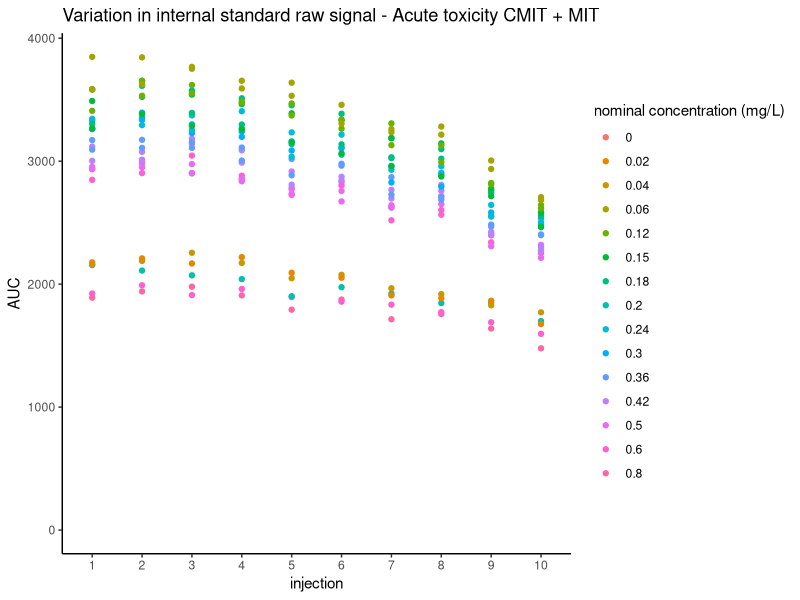
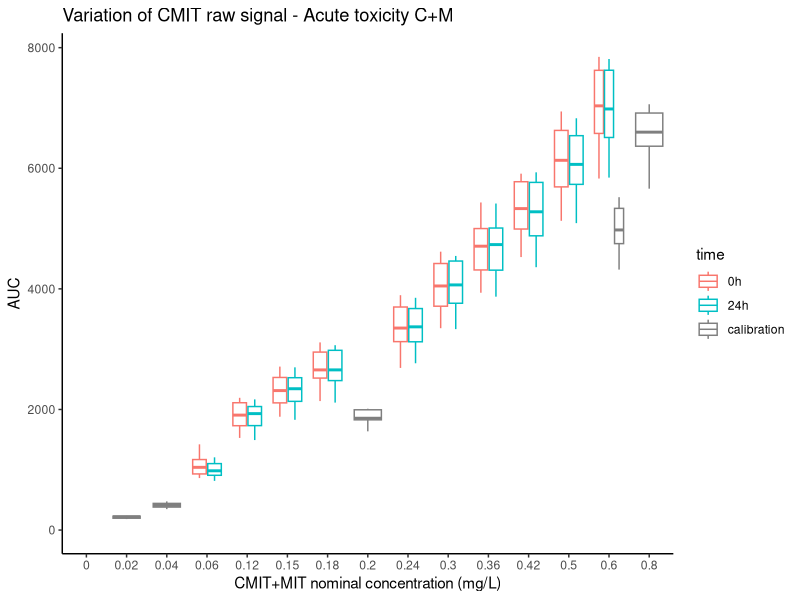
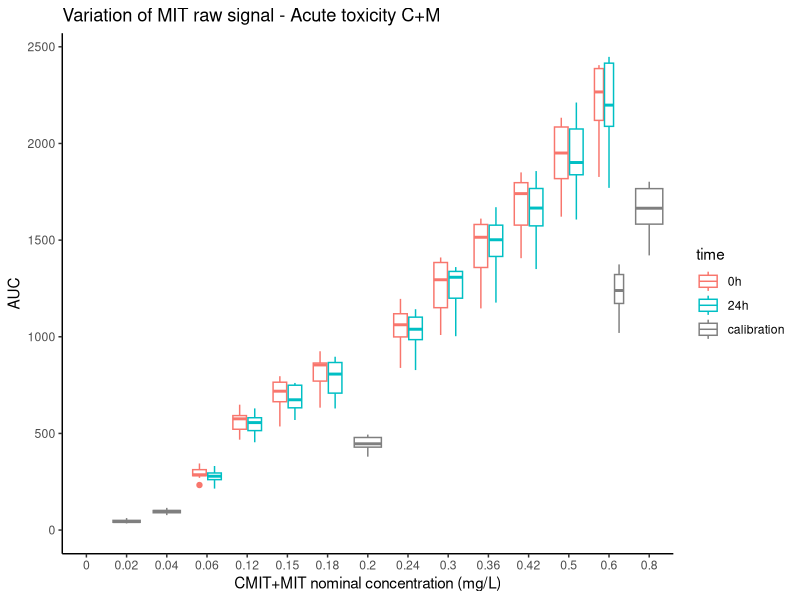
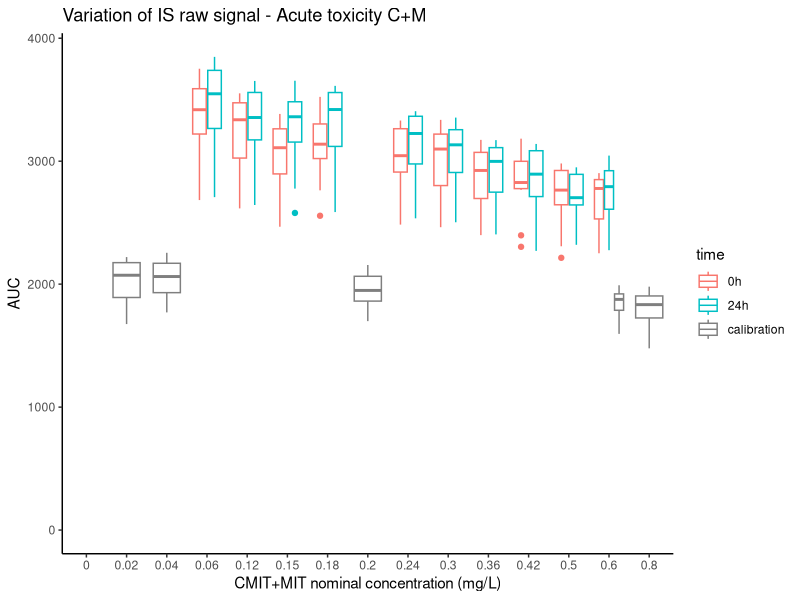
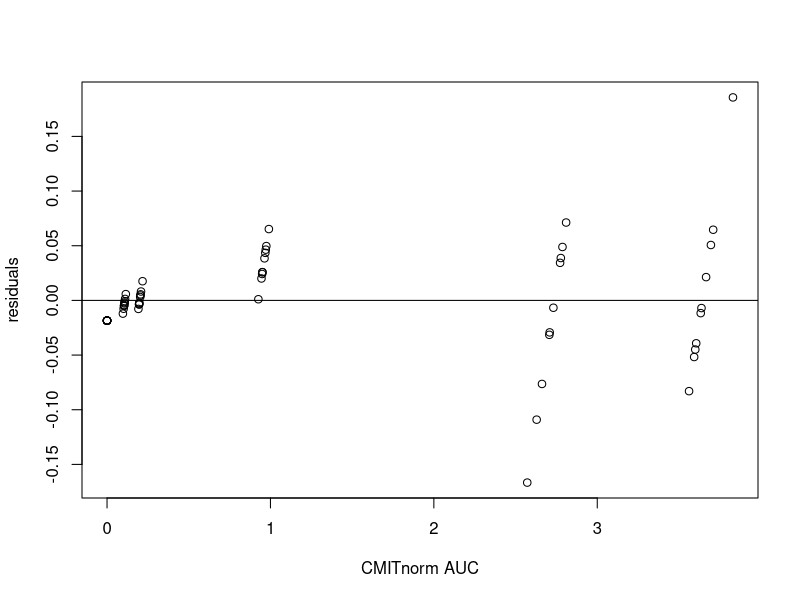
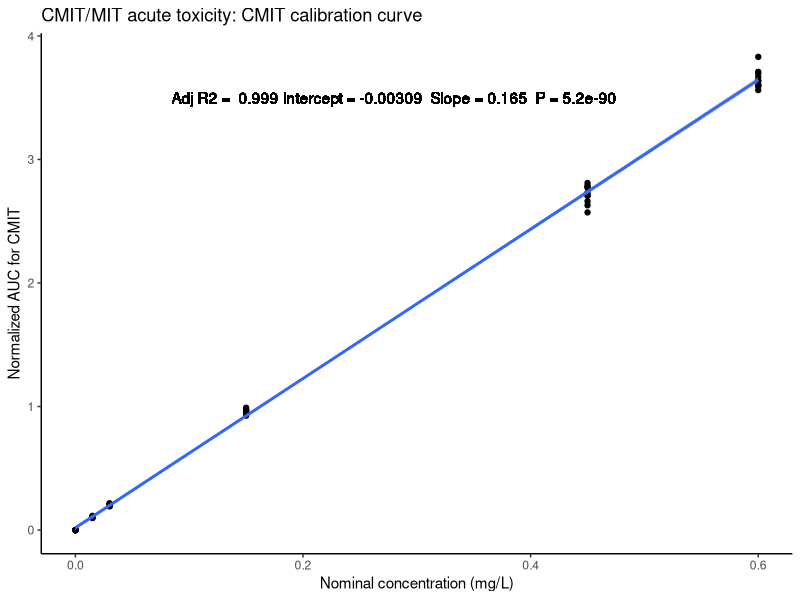
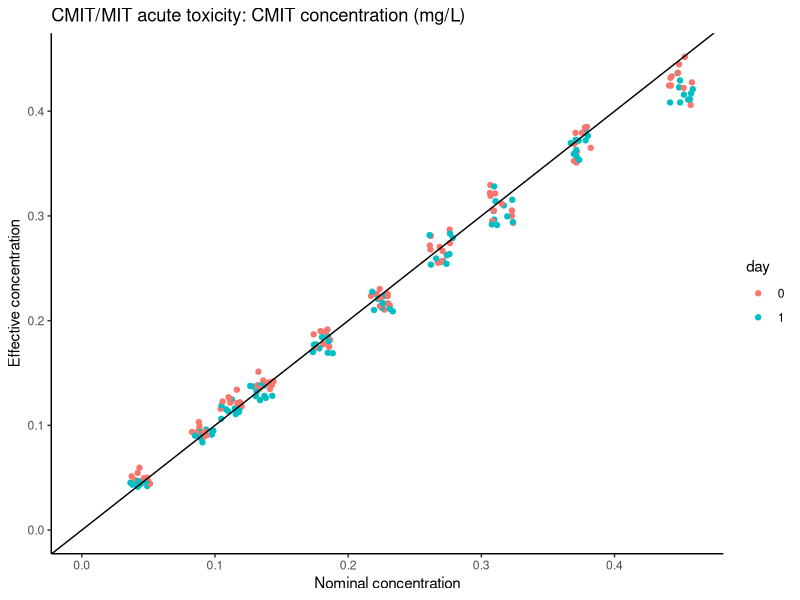
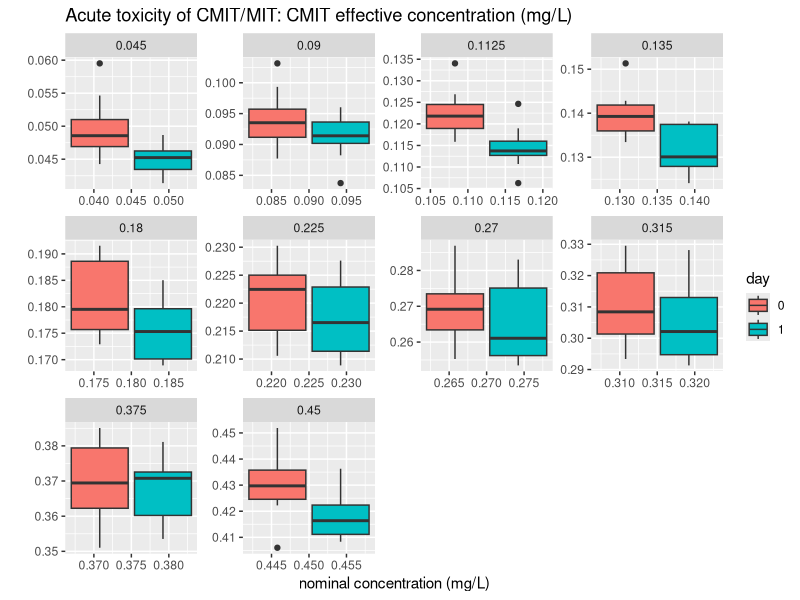

The R source for these figures, in order:
# 
# Code and data for the UPLC-MSMS SRM analysis in *(ref paper)
# https://github.com/mwagnerdeyries/Daphnia-CmitMit-ATox
# author : Margot Wagner Deyries ma.ju.wagner@gmail.com
rm(list=ls())
# 
################################################################################
# Packages
################################################################################

library(ggplot2)
library(dplyr)
library(lmtest)
library(sandwich)

################################################################################
# Reading data and data prep
################################################################################

data <- read.csv2("dosages_sept21.csv", sep=";")

# Normalize Area Under the Curve data (AUC) for each molecule with Internal Standard (IS) AUC
data$MIT_norm <- as.numeric(data$MIT)/as.numeric(data$SI)
data$MIT_norm[which(!is.finite(data$MIT_norm))] <- 0
data$CMIT_norm <- as.numeric(data$CMIT)/as.numeric(data$SI)
data$CMIT_norm[which(!is.finite(data$CMIT_norm))] <- 0
data$CaM_norm <- data$CMIT_norm + data$MIT_norm # Cumulative CMIT and MIT area
data$CMIT_conc_nom <- as.numeric(data$CMIT_conc_nom)
data$MIT_conc_nom <- as.numeric(data$MIT_conc_nom)
data$CMITMIT_conc_nom <- as.numeric(data$CMITMIT_conc_nom)


################################################################################
# CMIT+MIT experiments
################################################################################

# subdata 1: CMIT MIT (D3-MIT concentration = 0.2 mg/L)
#data_SI1 <- subset(data, SI_conc_theo==0.2)
#with controls
data_SI1 <- rbind(subset(data, SI_conc_theo==0.2),
                  subset(data, type=="control"))

# Visualization of the raw IS (internal standard) signal stability ----
ggplot(data_SI1, aes(x=as.factor(replicate), y=as.numeric(SI), color=as.factor(CMITMIT_conc_nom)))+
  expand_limits(y = 0)+
  geom_point()+
  labs(title="Variation in internal standard raw signal - Acute toxicity CMIT + MIT", y="AUC", 
       x="injection", color="nominal concentration (mg/L)")+
  theme_classic()
# The signal decreases with the number of injection
# Visualization of CMIT, MIT and IS raw signals ----
ggplot(data_SI1, aes(x=as.factor(CMITMIT_conc_nom), y=as.numeric(CMIT), 
                     color=as.factor(time)))+
  expand_limits(y = 0)+
  geom_boxplot()+
  labs(title="Variation of CMIT raw signal - Acute toxicity C+M", y="AUC", 
       x="CMIT+MIT nominal concentration (mg/L)", color="time")+
  scale_color_discrete(limits=c("0", "1", factor(NA)),labels = c("0h", "24h", "calibration"))+
  theme_classic()
ggplot(data_SI1, aes(x=as.factor(CMITMIT_conc_nom), y=as.numeric(MIT), 
                     color=as.factor(time)))+
  expand_limits(y = 0)+
  geom_boxplot()+
  labs(title="Variation of MIT raw signal - Acute toxicity C+M", y="AUC", 
       x="CMIT+MIT nominal concentration (mg/L)", color="time")+
  scale_color_discrete(limits=c("0", "1", factor(NA)),labels = c("0h", "24h", "calibration"))+
  theme_classic()
ggplot(data_SI1, aes(x=as.factor(CMITMIT_conc_nom), y=as.numeric(SI), 
                     color=as.factor(time)))+
  expand_limits(y = 0)+
  geom_boxplot()+
  labs(title="Variation of IS raw signal - Acute toxicity C+M", y="AUC", 
       x="CMIT+MIT nominal concentration (mg/L)", color="time")+
  scale_color_discrete(limits=c("0", "1", factor(NA)),labels = c("0h", "24h", "calibration"))+
  theme_classic()

# Prediction of concentrations from calibration curve ----
# separate range data for calibration curve
range_TAcm_CMIT <- rbind(data_SI1[which(data_SI1$type=="range"),],
                          data_SI1[which(data_SI1$type=="control"),])
#
#... CMIT ----
## Linear regression ----
lm_GCM_CMIT <- lm( CMIT_norm ~ CMIT_conc_nom, data = range_TAcm_CMIT)
# Check the residuals
resGCM_CMIT <- resid(lm_GCM_CMIT)
# homoscedasticity ?
plot(range_TAcm_CMIT$CMIT_norm, resGCM_CMIT,
     ylab="residuals", xlab="CMITnorm AUC")
abline(0,0)
bptest(lm_GCM_CMIT) #Breusch-Pagan test confirm heteroscedasticity
#
# # Regression With Robust Standard Errors (https://rpubs.com/cyobero/187387) 
# ct_CM_cmit <- coeftest(lm_GCM_CMIT, vcov = vcovHC(lm_GCM_CMIT, "HC1"))   # HC1 gives the White standard errors
# ct_CM_cmit[,2] #Robust standard errors
# #
# Generalized Least Squares With Unknown Form of Variance
lm_GCM_CMIT.ols <- lm(CMIT_conc_nom ~ CMIT_norm, data = range_TAcm_CMIT)
range_TAcm_CMIT$resi.CMIT <- lm_GCM_CMIT.ols$residuals
varfunc.GCM.CMIT.ols <- lm(log(resi.CMIT^2) ~ log(CMIT_norm), 
                           data = subset(range_TAcm_CMIT,type=="range")) #subset as log(0) is impossible
#c(summary(varfunc.GCM.CMIT.ols)$coef[1], summary(varfunc.GCM.CMIT.ols)$coef[2]) #least squares estimate for the variance function
# Weighted regression :
# transform the observations in such a way that the transformed model has a constant error variance
range_TAcm_CMIT$varfunc.cmit <- c(exp(varfunc.GCM.CMIT.ols$fitted.values),rep(1,10))
lm_GCM_CMIT.gls <- lm(CMIT_conc_nom ~ CMIT_norm , weights = 1/sqrt(varfunc.cmit) , data = range_TAcm_CMIT)
#summary(lm_GCM_CMIT.gls)
#hist(lm_GCM_CMIT.gls$residuals)
#plot(lm_GCM_CMIT.gls,2)
#plot(lm_GCM_CMIT.gls,3)
#
ggplot(range_TAcm_CMIT, aes(x=CMIT_conc_nom, y=CMIT_norm))+
  expand_limits(y = 0)+
  geom_point()+
  geom_smooth(method='lm')+
  geom_text(x = 0.28, y = 3.5, label = paste("Adj R2 = ",signif(summary(lm_GCM_CMIT.gls)$adj.r.squared, 3),
                                             "Intercept =",signif(summary(lm_GCM_CMIT.gls)$coef[[1]], 3) ,
                                             " Slope =",signif(summary(lm_GCM_CMIT.gls)$coef[[2]], 3),
                                             " P =",signif(summary(lm_GCM_CMIT.gls)$coef[2,4],3)))+
  labs(title="CMIT/MIT acute toxicity: CMIT calibration curve", y="Normalized AUC for CMIT", x="Nominal concentration (mg/L)")+
  theme_classic()
#
## Predictions ----
pred_cm_CMIT <- predict(lm_GCM_CMIT.gls, data.frame(CMIT_norm = data_SI1$CMIT_norm))
data_SI1$pred_CMIT <- pred_cm_CMIT
data_ToxA_CMIT <- data_SI1[which(data_SI1$type=="acute"),]
# #view : Area Under Curve normalized by Intern Standard vs nominal concentration
# ggplot(data_ToxA_CMIT, aes(x=as.factor(CMIT_conc_nom), y=as.numeric(CMIT_norm),
#                            fill=as.factor(time)))+
#   geom_boxplot()+
#   labs(title="Acute toxicity of CMIT/MIT, CMIT normalized AUC", y="", x="nominal concentration",
#        fill="day")+
#   theme_classic()
#view : predicted concentration vs nominal concentration
ggplot(data_ToxA_CMIT, aes(x=as.numeric(CMIT_conc_nom), y=pred_CMIT,
                           group=CMIT_conc_nom, col=as.factor(time)))+
  geom_jitter()+
  labs(title="CMIT/MIT acute toxicity: CMIT concentration (mg/L)", y="Effective concentration", 
       x="Nominal concentration", col="day")+
  theme_classic()+
  expand_limits(x = 0, y = 0)+
  geom_abline(slope = 1)
#view : comparison of 0 vs. 1 day
ggplot(data_ToxA_CMIT, aes(x=CMIT_conc_nom, y=pred_CMIT,
                           fill=as.factor(time))) + 
  geom_boxplot() +
  facet_wrap(~CMIT_conc_nom, scale="free")+
  labs(title="Acute toxicity of CMIT/MIT: CMIT effective concentration (mg/L)", y="",
       x="nominal concentration (mg/L)", fill="day")
#
## Concentration stability over 24h ? ----
# Test day 0 vs. day 1 
#
# qplot(sample = pred_CMIT, data = data_ToxA_CMIT,
#       shape=as.factor(time))
# hist(data_ToxA_CMIT$pred_CMIT[which(data_ToxA_CMIT$time==0)])
# mean(data_ToxA_CMIT$pred_CMIT)
# var(data_ToxA_CMIT$pred_CMIT)
glm.time.cmit <- glm(pred_CMIT ~ CMIT_conc_nom * as.factor(time), 
                data = data_ToxA_CMIT, family = Gamma(link = identity))
# plot(glm.time.cmit,2)
# shapiro.test(residuals(glm.time.cmit))
# plot(glm.time.cmit,3)
# hist(glm.time.cmit$residuals)
# plot(data_ToxA_CMIT$pred_CMIT, glm.time.cmit$residuals,
#      ylab="residuals", xlab="CMIT conc predictions")
# abline(0,0)
summary(glm.time.cmit)


#... MIT ----
## Linear regression ----
lm_GCM_MIT <- lm( MIT_norm ~ MIT_conc_nom, data = range_TAcm_CMIT)
# Check the residuals
resGCM_MIT <- resid(lm_GCM_MIT)
# homoscedasticity ?
plot(range_TAcm_CMIT$MIT_norm, resGCM_MIT,
     ylab="residuals", xlab="MITnorm AUC")
abline(0,0)
bptest(lm_GCM_MIT) #Breusch-Pagan test confirm heteroscedasticity
#
# # Regression With Robust Standard Errors (https://rpubs.com/cyobero/187387) 
# ct_CM_mit <- coeftest(lm_GCM_MIT, vcov = vcovHC(lm_GCM_MIT, "HC1"))   # HC1 gives the White standard errors
# ct_CM_mit[,2] #Robust standard errors
# #
# Generalized Least Squares With Unknown Form of Variance
lm_GCM_MIT.ols <- lm(MIT_conc_nom ~ MIT_norm, data = range_TAcm_CMIT)
range_TAcm_CMIT$resi.MIT <- lm_GCM_MIT.ols$residuals
varfunc.GCM.MIT.ols <- lm(log(resi.MIT^2) ~ log(MIT_norm), 
                           data = subset(range_TAcm_CMIT,type=="range")) #subset as log(0) is impossible
#c(summary(varfunc.GCM.MIT.ols)$coef[1], summary(varfunc.GCM.MIT.ols)$coef[2]) #least squares estimate for the variance function
# Weighted regression :
# transform the observations in such a way that the transformed model has a constant error variance
range_TAcm_CMIT$varfunc.mit <- c(exp(varfunc.GCM.MIT.ols$fitted.values),rep(1,10))
lm_GCM_MIT.gls <- lm(MIT_conc_nom ~ MIT_norm , weights = 1/sqrt(varfunc.mit) , data = range_TAcm_CMIT)
#summary(lm_GCM_MIT.gls)
#hist(lm_GCM_MIT.gls$residuals)
#plot(lm_GCM_MIT.gls,2)
#plot(lm_GCM_MIT.gls,3)
#

ggplot(range_TAcm_CMIT, aes(x=MIT_conc_nom, y=MIT_norm))+
  expand_limits(y = 0)+
  geom_point()+
  geom_smooth(method='lm')+
  geom_text(x = 0.07, y = 0.8, label = paste("Adj R2 = ",signif(summary(lm_GCM_MIT.gls)$adj.r.squared, 3),
                                             "Intercept =",signif(summary(lm_GCM_MIT.gls)$coef[[1]], 3) ,
                                             " Slope =",signif(summary(lm_GCM_MIT.gls)$coef[[2]], 3),
                                             " P =",signif(summary(lm_GCM_MIT.gls)$coef[2,4],3)))+
  labs(title="CMIT/MIT acute toxicity: MIT calibration curve", y="normalized AUC for MIT", x="nominal concentration (mg/L)")+
  theme_classic()
#
## Predictions ----
pred_cm_MIT <- predict(lm_GCM_MIT.gls, data.frame(MIT_norm = data_SI1$MIT_norm))
data_SI1$pred_MIT <- pred_cm_MIT
data_ToxA_MIT <- data_SI1[which(data_SI1$type=="acute"),]
# #view : Area Under Curve normalized by Intern Standard vs nominal concentration
# ggplot(data_ToxA_MIT, aes(x=as.factor(MIT_conc_nom), y=MIT_norm,
#                            fill=as.factor(time)))+
#   geom_boxplot()+
#   labs(title="Acute toxicity of CMIT/MIT, MIT normalized AUC", y="", x="nominal concentration",
#        fill="day")+
#   theme_classic()
#view : predicted concentration vs nominal concentration
ggplot(data_ToxA_MIT, aes(x=MIT_conc_nom, y=pred_MIT,
                           group=MIT_conc_nom, col=as.factor(time)))+
  geom_jitter()+
  labs(title="CMIT/MIT acute toxicity: MIT concentration (mg/L)", y="Effective concentration", 
       x="Nominal concentration", col="day")+
  theme_classic()+
  expand_limits(x = 0, y = 0)+
  geom_abline(slope = 1)
#view : comparison of 0 vs. 1 day
ggplot(data_ToxA_MIT, aes(x=MIT_conc_nom, y=pred_MIT,
                           fill=as.factor(time))) + 
  geom_boxplot() +
  facet_wrap(~MIT_conc_nom, scale="free")+
  labs(title="Acute toxicity of CMIT/MIT: MIT effective concentration (mg/L)", y="",
       x="nominal concentration (mg/L)", fill="day")
#
## Concentration stability over 24h ? ----
# Test day 0 vs. day 1 
#
# qplot(sample = pred_MIT, data = data_ToxA_MIT,
#       shape=as.factor(time))
# hist(data_ToxA_MIT$pred_MIT[which(data_ToxA_MIT$time==0)])
# mean(data_ToxA_MIT$pred_MIT)
# var(data_ToxA_MIT$pred_MIT)
glm.time.mit <- glm(pred_MIT ~ MIT_conc_nom * as.factor(time), 
                     data = data_ToxA_MIT, family = Gamma(link = identity))
# plot(glm.time.mit,2)
# shapiro.test(residuals(glm.time.mit))
# plot(glm.time.mit,3)
# hist(glm.time.mit$residuals)
# plot(data_ToxA_MIT$pred_MIT, glm.time.mit$residuals,
#      ylab="residuals", xlab="MIT conc predictions")
# abline(0,0)
summary(glm.time.mit)
#
#... CMIT+MIT ----
## Linear regression ----
lm_GCM <- lm( CaM_norm ~ CMITMIT_conc_nom, data = range_TAcm_CMIT)
# Check the residuals
resGCM <- resid(lm_GCM)
# homoscedasticity ?
plot(range_TAcm_CMIT$CaM_norm, resGCM,
     ylab="residuals", xlab="CMITMITnorm AUC")
abline(0,0)
bptest(lm_GCM) #Breusch-Pagan test confirm heteroscedasticity
#
# # Regression With Robust Standard Errors (https://rpubs.com/cyobero/187387) 
# ct_CM <- coeftest(lm_GCM, vcov = vcovHC(lm_GCM, "HC1"))   # HC1 gives the White standard errors
# ct_CM[,2] #Robust standard errors
# #
# Generalized Least Squares With Unknown Form of Variance
lm_GCM.ols <- lm(CMITMIT_conc_nom ~ CaM_norm, data = range_TAcm_CMIT)
range_TAcm_CMIT$resi <- lm_GCM.ols$residuals
varfunc.GCM.ols <- lm(log(resi^2) ~ log(CaM_norm), 
                          data = subset(range_TAcm_CMIT,type=="range")) #subset as log(0) is impossible
#c(summary(varfunc.GCM.ols)$coef[1], summary(varfunc.GCM.ols)$coef[2]) #least squares estimate for the variance function
# Weighted regression :
# transform the observations in such a way that the transformed model has a constant error variance
range_TAcm_CMIT$varfunc <- c(exp(varfunc.GCM.ols$fitted.values),rep(1,10))
lm_GCM.gls <- lm(CMITMIT_conc_nom ~ CaM_norm , weights = 1/sqrt(varfunc) , data = range_TAcm_CMIT)
#summary(lm_GCM.gls)
#hist(lm_GCM.gls$residuals)
#plot(lm_GCM.gls,2)
#plot(lm_GCM.gls,3)
#
ggplot(range_TAcm_CMIT, aes(x=CMITMIT_conc_nom, y=CaM_norm))+
  expand_limits(y = 0)+
  geom_point()+
  geom_smooth(method='lm')+
  geom_text(x = 0.30, y = 4.5, label = paste("Adj R2 = ",signif(summary(lm_GCM.gls)$adj.r.squared, 3),
                                             "Intercept =",signif(summary(lm_GCM.gls)$coef[[1]], 3) ,
                                             " Slope =",signif(summary(lm_GCM.gls)$coef[[2]], 3),
                                             " P =",signif(summary(lm_GCM.gls)$coef[2,4],3)))+
  labs(title="CMIT/MIT acute toxicity: CMIT + MIT calibration curve", y="normalized AUC", x="nominal concentration (mg/L)")+
  theme_classic()
#
## Predictions ----
pred_cm <- predict(lm_GCM.gls, data.frame(CaM_norm = data_SI1$CaM_norm))
data_SI1$pred_cm <- pred_cm
data_ToxA_cm <- data_SI1[which(data_SI1$type=="acute"),]
# #view : Area Under Curve normalized by Intern Standard vs nominal concentration
# ggplot(data_ToxA_cm, aes(x=as.factor(CMITMIT_conc_nom), y=CaM_norm,
#                            fill=as.factor(time)))+
#   geom_boxplot()+
#   labs(title="Acute toxicity of CMIT/MIT, CMIT + MIT normalized AUC", y="", x="nominal concentration",
#        fill="day")+
#   theme_classic()
#view : predicted concentration vs nominal concentration
ggplot(data_ToxA_cm, aes(x=CMITMIT_conc_nom, y=pred_cm,
                          group=CMITMIT_conc_nom, col=as.factor(time)))+
  geom_jitter()+
  labs(title="CMIT/MIT acute toxicity: CMIT + MIT concentration (mg/L)", y="Effective concentration", 
       x="Nominal concentration", col="day")+
  theme_classic()+
  expand_limits(x = 0, y = 0)+
  geom_abline(slope = 1)
#view : comparison of 0 vs. 1 day
ggplot(data_ToxA_cm, aes(x=CMITMIT_conc_nom, y=pred_cm,
                          fill=as.factor(time))) + 
  geom_boxplot() +
  facet_wrap(~CMITMIT_conc_nom, scale="free")+
  labs(title="Acute toxicity of CMIT/MIT: CMIT + MIT effective concentration (mg/L)", y="",
       x="nominal concentration (mg/L)", fill="day")
#
## Concentration stability over 24h ? ----
# Test day 0 vs. day 1 
#
# qplot(sample = pred_cm, data = data_ToxA_cm,
#       shape=as.factor(time))
# hist(data_ToxA_cm$pred_cm[which(data_ToxA_cm$time==0)])
# mean(data_ToxA_cm$pred_cm)
# var(data_ToxA_cm$pred_cm)
glm.time.cm <- glm(pred_cm ~ CMITMIT_conc_nom * time, 
                    data = data_ToxA_cm, family = Gamma(link = identity))
# plot(glm.time.cm,2)
# shapiro.test(residuals(glm.time.cm))
# plot(glm.time.cm,3)
# hist(glm.time.cm$residuals)
# plot(data_ToxA_cm$pred_cm, glm.time.cm$residuals,
#      ylab="residuals", xlab="CMIT+MIT conc predictions")
# abline(0,0)
summary(glm.time.cm) 

## Measures and degradation over 24h ----
# significant differences between day 0 and 1
# but is it >20% ?
# cmit + mit
med_all_CM <- aggregate(data_ToxA_cm$pred_cm, list(data_ToxA_cm$CMITMIT_conc_nom), median)
sd_all_CM <- cbind(med_all_CM, aggregate(data_ToxA_cm$pred_cm, list(data_ToxA_cm$CMITMIT_conc_nom), sd)[,2])
med_j0_CM <- aggregate(subset(data_ToxA_cm, time==0)$pred_cm, list(subset(data_ToxA_cm, time==0)$CMITMIT_conc_nom), median)
sd_j0_CM <- cbind(med_j0_CM, aggregate(subset(data_ToxA_cm, time==0)$pred_cm, list(subset(data_ToxA_cm, time==0)$CMITMIT_conc_nom), sd)[,2])
med_j1_CM <- aggregate(subset(data_ToxA_cm, time==1)$pred_cm, list(subset(data_ToxA_cm, time==0)$CMITMIT_conc_nom), median)
sd_j1_CM <- cbind(med_j1_CM, aggregate(subset(data_ToxA_cm, time==1)$pred_cm, list(subset(data_ToxA_cm, time==0)$CMITMIT_conc_nom), sd)[,2])
# cmit
med_all_C <- aggregate(data_ToxA_cm$pred_CMIT, list(data_ToxA_cm$CMIT_conc_nom), median)
sd_all_C <- cbind(med_all_C, aggregate(data_ToxA_cm$pred_CMIT, list(data_ToxA_cm$CMIT_conc_nom), sd)[,2])
med_j0_C <- aggregate(subset(data_ToxA_cm, time==0)$pred_CMIT, list(subset(data_ToxA_cm, time==0)$CMIT_conc_nom), median)
sd_j0_C <- cbind(med_j0_C, aggregate(subset(data_ToxA_cm, time==0)$pred_CMIT, list(subset(data_ToxA_cm, time==0)$CMIT_conc_nom), sd)[,2])
med_j1_C <- aggregate(subset(data_ToxA_cm, time==1)$pred_CMIT, list(subset(data_ToxA_cm, time==0)$CMIT_conc_nom), median)
sd_j1_C <- cbind(med_j1_C, aggregate(subset(data_ToxA_cm, time==1)$pred_CMIT, list(subset(data_ToxA_cm, time==0)$CMIT_conc_nom), sd)[,2])
# mit
med_all_M <- aggregate(data_ToxA_cm$pred_MIT, list(data_ToxA_cm$MIT_conc_nom), median)
sd_all_M <- cbind(med_all_M, aggregate(data_ToxA_cm$pred_MIT, list(data_ToxA_cm$MIT_conc_nom), sd)[,2])
med_j0_M <- aggregate(subset(data_ToxA_cm, time==0)$pred_MIT, list(subset(data_ToxA_cm, time==0)$MIT_conc_nom), median)
sd_j0_M <- cbind(med_j0_M, aggregate(subset(data_ToxA_cm, time==0)$pred_MIT, list(subset(data_ToxA_cm, time==0)$MIT_conc_nom), sd)[,2])
med_j1_M <- aggregate(subset(data_ToxA_cm, time==1)$pred_MIT, list(subset(data_ToxA_cm, time==0)$MIT_conc_nom), median)
sd_j1_M <- cbind(med_j1_M, aggregate(subset(data_ToxA_cm, time==1)$pred_MIT, list(subset(data_ToxA_cm, time==0)$MIT_conc_nom), sd)[,2])

tablecm <- cbind(sd_all_CM, sd_j0_CM[,c(2,3)], sd_j1_CM[,c(2,3)],
                 sd_all_C, sd_j0_C[,c(2,3)], sd_j1_C[,c(2,3)],
                 sd_all_M, sd_j0_M[,c(2,3)], sd_j1_M[,c(2,3)])
names(tablecm) <- c("nominative CM", "median effective CM","sd tot CM", 
                    "median day 0 CM", "sd 0 CM",
                    "median day 1 CM", "sd 1 CM",
                    "nominative C", "median effective C","sd tot C", 
                    "median day 0 C", "sd 0 C",
                    "median day 1 C", "sd 1 C",
                    "nominative M", "median effective M","sd tot M", 
                    "median day 0 M", "sd 0 M",
                    "median day 1 M", "sd 1 M")
tablecm <- tablecm %>% mutate_if(is.numeric, round, digits=3)
tablecm$CM_decrease <- 100*((tablecm$`median day 0 CM` - tablecm$`median day 1 CM`)/tablecm$`median day 0 CM`)
tablecm$C_decrease <- 100*((tablecm$`median day 0 C` - tablecm$`median day 1 C`)/tablecm$`median day 0 C`)
tablecm$M_decrease <- 100*((tablecm$`median day 0 M` - tablecm$`median day 1 M`)/tablecm$`median day 0 M`)
# validated <20%

################################################################################
# MIT experiments
################################################################################

# subdata 2: MIT (D3-MIT concentration = 1.5 mg/L)
data_SI2 <- rbind(subset(data, SI_conc_theo==1.5), subset(data, type=="control"))

# Visualization of the raw SI (internal standard) signal stability ----
ggplot(data_SI2, aes(x=as.factor(replicate), y=as.numeric(SI),color=as.factor(MIT_conc_nom)))+
  expand_limits(y = 0)+
  geom_point()+
  labs(title="Variation in internal standard - Acute toxicity MIT", y="AUC", 
       x="injection")+
  theme_classic()
# The signal decreases with the number of injection
# Visualization of MIT and SI raw signals ----
ggplot(data_SI2, aes(x=as.factor(MIT_conc_nom), y=as.numeric(SI), 
                     color=as.factor(time)))+
  expand_limits(y = 0)+
  geom_boxplot()+
  labs(title="Variation of IS raw signal - Acute toxicity MIT", y="AUC", 
       x="Nominal MIT concentration (mg/L)", color="time")+
  scale_color_discrete(limits=c("0", "1", factor(NA)),labels = c("0h", "24h", "calibration"))+
  theme_classic()
ggplot(data_SI2, aes(x=as.factor(MIT_conc_nom), y=as.numeric(MIT), 
                     color=as.factor(time)))+
  expand_limits(y = 0)+
  geom_boxplot()+
  labs(title="Variation of MIT signal - Acute toxicity MIT", y="AUC", 
       x="Nominal MIT concentration (mg/L)", color="time")+
  scale_color_discrete(limits=c("0", "1", factor(NA)),labels = c("0h", "24h", "calibration"))+
  theme_classic()
#
# Prediction of concentrations from calibration curve ----
# separate range data for calibration curve
range_TA_MIT <- rbind(data_SI2[which(data_SI2$type=="range"),],
                         data_SI2[which(data_SI2$type=="control"),])
#
## Linear regression ----
lm_GC_MIT <- lm( MIT_norm ~ MIT_conc_nom, data = range_TA_MIT)
# Check the residuals
resGC_MIT <- resid(lm_GC_MIT)
# homoscedasticity ?
plot(range_TA_MIT$MIT_norm, resGC_MIT,
     ylab="residuals", xlab="MITnorm AUC")
abline(0,0)
bptest(lm_GC_MIT) #Breusch-Pagan test confirm heteroscedasticity
#
# # Regression With Robust Standard Errors (https://rpubs.com/cyobero/187387) 
# ct_mit <- coeftest(lm_GC_MIT, vcov = vcovHC(lm_GC_MIT, "HC1"))   # HC1 gives the White standard errors
# ct_mit[,2] #Robust standard errors
# #
# Generalized Least Squares With Unknown Form of Variance
lm_MIT.ols <- lm(MIT_conc_nom ~ MIT_norm, data = range_TA_MIT)
range_TA_MIT$resi <- lm_MIT.ols$residuals
varfunc.MIT.ols <- lm(log(resi^2) ~ log(MIT_norm), 
                          data = subset(range_TA_MIT,type=="range")) #subset as log(0) is impossible
#c(summary(varfunc.MIT.ols)$coef[1], summary(varfunc.MIT.ols)$coef[2]) #least squares estimate for the variance function
# Weighted regression :
# transform the observations in such a way that the transformed model has a constant error variance
range_TA_MIT$varfunc <- c(exp(varfunc.MIT.ols$fitted.values),rep(1,10))
lm_MIT.gls <- lm(MIT_conc_nom ~ MIT_norm , weights = 1/sqrt(varfunc) , data = range_TA_MIT)
#summary(lm_MIT.gls)
#hist(lm_MIT.gls$residuals)
#plot(lm_MIT.gls,2)
#plot(lm_MIT.gls,3)
#
ggplot(range_TA_MIT, aes(x=MIT_conc_nom, y=MIT_norm))+
  expand_limits(y = 0)+
  geom_point()+
  geom_smooth(method='lm')+
  geom_text(x = 2, y = 3, label = paste("Adj R2 = ",signif(summary(lm_MIT.gls)$adj.r.squared, 3),
                                             "Intercept =",signif(summary(lm_MIT.gls)$coef[[1]], 3) ,
                                             " Slope =",signif(summary(lm_MIT.gls)$coef[[2]], 3),
                                             " P =",signif(summary(lm_MIT.gls)$coef[2,4],3)))+
  labs(title="MIT acute toxicity: calibration curve", y="Normalized AUC", x="Nominal concentration (mg/L)")+
  theme_classic()
#
## Predictions ----
pred_MIT <- predict(lm_MIT.gls, data.frame(MIT_norm = data_SI2$MIT_norm))
data_SI2$pred_MIT <- pred_MIT
data_TA_MIT <- data_SI2[which(data_SI2$type=="acute"),]
# #view : Area Under Curve normalized by Intern Standard vs nominal concentration
# ggplot(data_TA_MIT, aes(x=as.factor(MIT_conc_nom), y=MIT_norm,
#                            fill=as.factor(time)))+
#   geom_boxplot()+
#   labs(title="Acute toxicity of MIT: normalized AUC", y="", x="Nominal concentration (mg/L)",
#        fill="day")+
#   theme_classic()
#view : predicted concentration vs nominal concentration
ggplot(data_TA_MIT, aes(x=MIT_conc_nom, y=pred_MIT,
                          group=MIT_conc_nom, col=as.factor(time)))+
  geom_jitter()+
  labs(title="MIT acute toxicity: concentration (mg/L)", y="Effective concentration", 
       x="Nominal concentration", col="day")+
  theme_classic()+
  expand_limits(x = 0, y = 0)+
  geom_abline(slope = 1)
#view : comparison of 0 vs. 1 day
ggplot(data_TA_MIT, aes(x=MIT_conc_nom, y=pred_MIT,
                          fill=as.factor(time))) + 
  geom_boxplot() +
  facet_wrap(~MIT_conc_nom, scale="free")+
  labs(title="Acute toxicity of MIT: Effective concentration (mg/L)", y="",
       x="Nominal concentration (mg/L)", fill="day")
#
## Concentration stability over 24h ? ----
# Test day 0 vs. day 1 
#
# qplot(sample = pred_MIT, data = data_TA_MIT,
#       shape=as.factor(time))
# hist(data_TA_MIT$pred_MIT[which(data_TA_MIT$time==0)])
# mean(data_TA_MIT$pred_MIT)
# var(data_TA_MIT$pred_MIT)
glm.time.m <- glm(pred_MIT ~ MIT_conc_nom * as.factor(time), 
                    data = data_TA_MIT, family = Gamma(link = identity)) #Gamma(link = identity)
# plot(glm.time.m,2)
# shapiro.test(residuals(glm.time.m))
# plot(glm.time.m,3)
# hist(glm.time.m$residuals)
# plot(data_TA_MIT$pred_MIT, glm.time.m$residuals,
#      ylab="residuals", xlab="MIT conc predictions")
# abline(0,0)
summary(glm.time.m)
#
## Measures and degradation over 24h ----
# is it >20% ?
med_all <- aggregate(data_TA_MIT$pred_MIT, list(data_TA_MIT$MIT_conc_nom), median)
sd_all <- cbind(med_all, aggregate(data_TA_MIT$pred_MIT, list(data_TA_MIT$MIT_conc_nom), sd)[,2])
med_j0 <- aggregate(subset(data_TA_MIT, time==0)$pred_MIT, list(subset(data_TA_MIT, time==0)$MIT_conc_nom), median)
sd_j0 <- cbind(med_j0, aggregate(subset(data_TA_MIT, time==0)$pred_MIT, list(subset(data_TA_MIT, time==0)$MIT_conc_nom), sd)[,2])
med_j1 <- aggregate(subset(data_TA_MIT, time==1)$pred_MIT, list(subset(data_TA_MIT, time==0)$MIT_conc_nom), median)
sd_j1 <- cbind(med_j1, aggregate(subset(data_TA_MIT, time==1)$pred_MIT, list(subset(data_TA_MIT, time==0)$MIT_conc_nom), sd)[,2])
#
table <- cbind(sd_all, sd_j0[,c(2,3)], sd_j1[,c(2,3)])
names(table) <- c("nominative", "median effective","sd tot", 
                    "median day 0", "sd 0",
                    "median day 1", "sd 1")
table <- table %>% mutate_if(is.numeric, round, digits=3)
table$decrease <- 100*((table$`median day 0` - table$`median day 1`)/table$`median day 0`)
# validated <20%
#
# end of script
